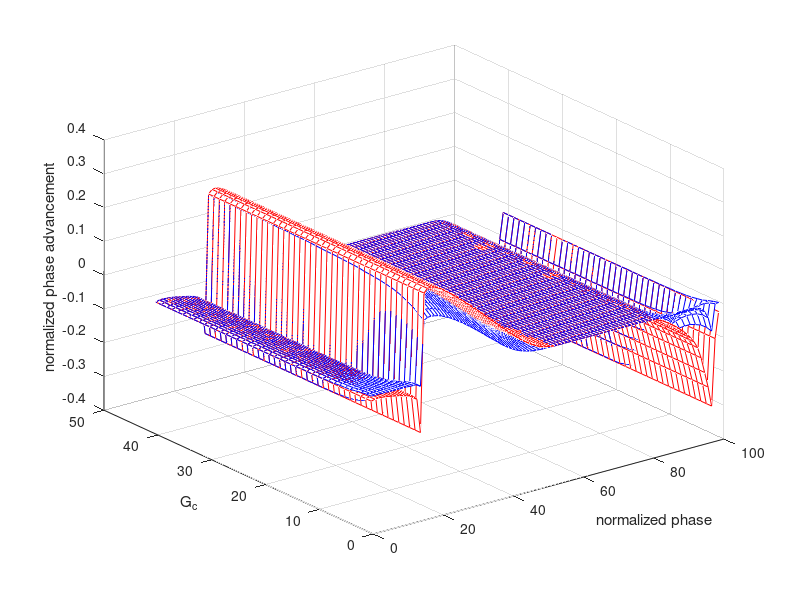
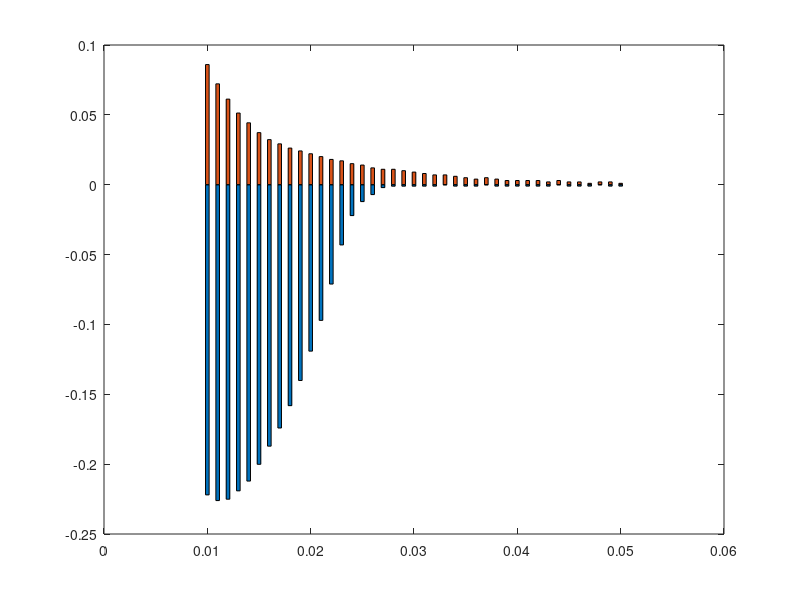
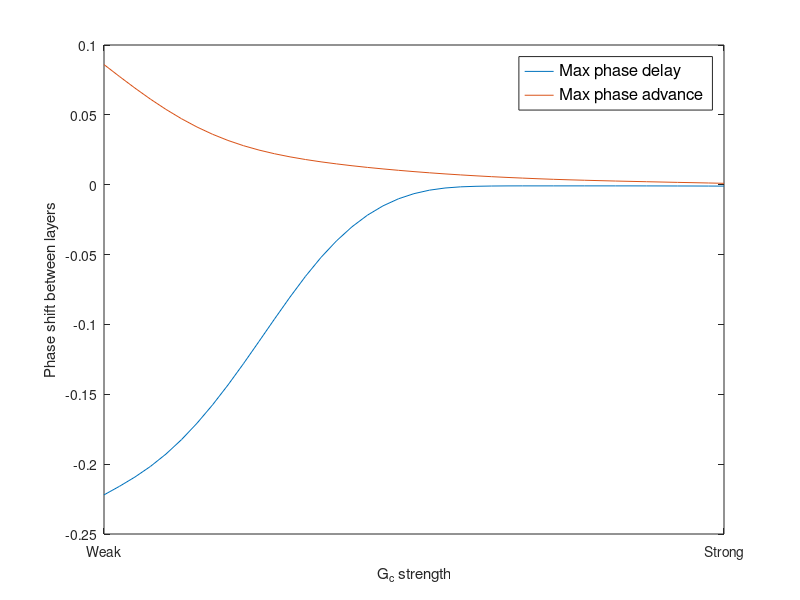

Reproduce these figures in MATLAB, in order. (Note: this script raises an error after producing the figures.)
clear all
clc

Gc = 0.01:0.001:0.05;
num_phase = 100;

%% RG
load('RG_cone.mat')

figure(1)
mesh (RG_phase_shift,'edgecolor','r')
hold on
mesh (phase_shift,'edgecolor','b')
% yticklabels([0.01 0.1 0.2 0.3 0.4])

xlabel('normalized phase')
ylabel('G_c')
zlabel('normalized phase advancement')

figure (2)
PD = RG_phase_shift - phase_shift;

PD_R = [min(PD');max(PD')]';
bar(Gc,PD_R,'stacked','BarWidth',0.35, 'ShowBaseLine', 'off')

figure (3)

%number of blocks to average around
avgblocks = 10;
%converted to coefficients for the filtfilt function
coeffblocks = ones(1,avgblocks)/avgblocks;

%For each joint, do the averaging of 10 data points many (originally set to
%50) times
for j=1:2
    for i=1:50
        PD_RS(:,j) = filtfilt(coeffblocks,1,PD_R(:,j));
    end
end

plot(Gc,PD_RS)
xticks([0.01 0.05])
xticklabels({'Weak','Strong'})

xlabel('G_c strength')
ylabel('Phase shift between layers')

set(gcf,'Position',[500 200 600 400])
legend('Max phase delay','Max phase advance','Fontsize',12)
ax = gca;
ax.FontSize = 14; 

%% PF
% load('PF_cone.mat')
% 
% figure(1)
% mesh (RG_phase_shift,'edgecolor','r')
% hold on
% mesh (phase_shift,'edgecolor','b')
% % yticklabels([0.01 0.1 0.2 0.3 0.4])
% 
% xlabel('normalized phase')
% ylabel('G_c')
% zlabel('normalized phase advancement')
% 
% figure (2)
% PD = RG_phase_shift - phase_shift;
% 
% PD_R = [min(PD');max(PD')]';
% bar(Gc,PD_R,'stacked','BarWidth',0.35, 'ShowBaseLine', 'off')
% 
% figure (3)
% 
% %number of blocks to average around
% avgblocks = 10;
% %converted to coefficients for the filtfilt function
% coeffblocks = ones(1,avgblocks)/avgblocks;
% 
% %For each joint, do the averaging of 10 data points many (originally set to
% %50) times
% for j=1:2
%     for i=1:50
%         PD_RS(:,j) = filtfilt(coeffblocks,1,PD_R(:,j));
%     end
% end
% 
% plot(Gc,PD_RS)
% xticks([0.01 0.05])
% xticklabels({'Weak','Strong'})
% 
% xlabel('G_c strength')
% ylabel('Phase shift between layers')
% 
% set(gcf,'Position',[500 200 600 400])
% legend('Max phase delay','Max phase advance','Fontsize',12)
% ax = gca;
% ax.FontSize = 14; 
